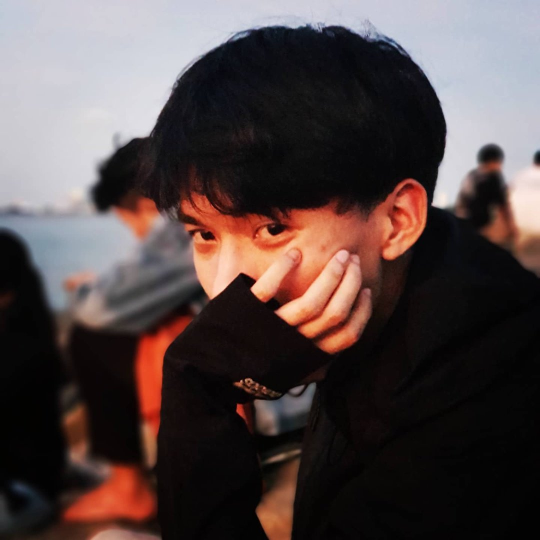
#> input picture TEST/anh.jpg, 1080 x 1080 px (shown at 1/2 size)
$ python CNN1.py
#> lines starting #> are read from the running program, lines starting #| are printed output that depends on the picture; long printed decimals are rounded
import cv2
import numpy as np
import matplotlib.pyplot as plt

img = cv2.imread("./anh.jpg")
#> img is the input picture: shape (1080, 1080, 3); mean B, G, R 69, 69.9, 83.1
img=cv2.resize(img,(400,400))
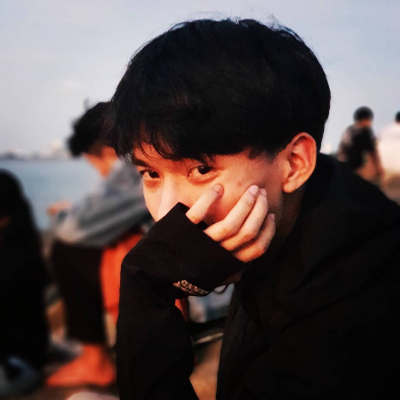
#> img: shape (400, 400, 3); mean B, G, R 69, 69.8, 83
img=cv2.cvtColor(img,cv2.COLOR_BGR2GRAY)
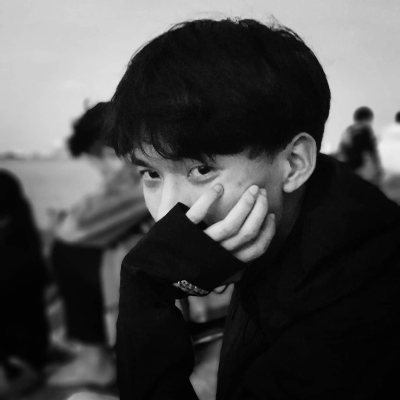
#> img: shape (400, 400); min 1, max 238, mean 73.7

def conv2d(input,kenelSize):
    height,width = input.shape
    kenel=np.random.randn(kenelSize,kenelSize)
    result=np.zeros((height-kenelSize+1,width-kenelSize+1))
    def getROI():
        for row in range(height-kenelSize+1):
            for col in range(width-kenelSize+1):
                roi = input[row:row+kenelSize,col:col+kenelSize]
                yield roi , row,col
    def operate():
        for roi,row,col in getROI():
            result[row,col]=np.sum(roi*kenel)
    operate()
    return result

# [6 lines of commented-out code are left out]
class Conv2d:
    def __init__(self,input,numOfKenel=3,kenelSize=3,padding=0,stride=1) -> None:
#> called with numOfKenel = 8, kenelSize = 3, padding = 10, stride = 1
        self.input=np.pad(input,((padding,padding),(padding,padding)),'constant')
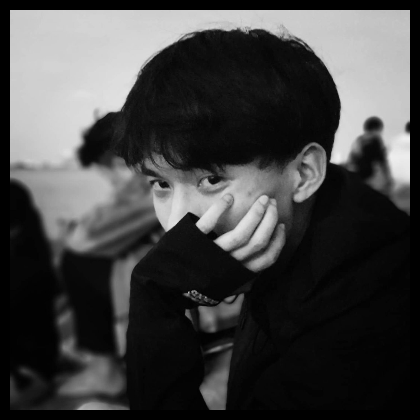
#> self.input: shape (420, 420); min 0, max 238, mean 66.8
        self.stride=stride
        self.kenel =np.random.randn(numOfKenel,kenelSize,kenelSize)

        self.results=np.zeros((int((self.input.shape[0]-self.kenel.shape[1])/self.stride)+1,
                               int((self.input.shape[1]-self.kenel.shape[2])/self.stride)+1,
                               self.kenel.shape[0]))

    def getROI(self):
        for row in range(int((self.input.shape[0]-self.kenel.shape[1])/self.stride)+1):
            for col in range(int((self.input.shape[1]-self.kenel.shape[2])/self.stride)+1):
                roi = self.input[row*self.stride:row*self.stride+self.kenel.shape[1],
                                 col*self.stride:col*self.stride+self.kenel.shape[2]]
                yield row,col,roi
    def operate(self):
        for layer in range(self.kenel.shape[0]):
            for row,col ,roi in self.getROI():
                self.results[row,col,layer] = np.sum(roi*self.kenel[layer])
        return self.results
class Relu:
    def __init__(self,input) -> None:
        self.input=input
        self.result=np.zeros((self.input.shape[0],self.input.shape[1],self.input.shape[2]))

    def operate(self):
        for layer in range(self.input.shape[2]):
            for row in range(self.input.shape[0]):
                for col in range(self.input.shape[1]):
                    self.result[row,col,layer]= 0 if self.input[row,col,layer] < 0 else self.input[row,col,layer]
        return self.result

class LeakyRelu:
    def __init__(self,input) -> None:
        self.input=input
        self.result=np.zeros((self.input.shape[0],self.input.shape[1],self.input.shape[2]))

    def operate(self):
        for layer in range(self.input.shape[2]):
            for row in range(self.input.shape[0]):
                for col in range(self.input.shape[1]):
                    self.result[row,col,layer]= 0.1*self.input[row,col,layer] if self.input[row,col,layer] < 0 else self.input[row,col,layer]
        return self.result
class MaxPooling:
    def __init__(self,input,poolingSize) -> None:
        self.input=input
        self.poolingSize=poolingSize
        self.result=np.zeros((int(self.input.shape[0]/self.poolingSize),
                              int(self.input.shape[1]/self.poolingSize),
                              self.input.shape[2]))
    def operate(self):
        for layer in range(self.input.shape[2]):
            for row in range(int(self.input.shape[0]/self.poolingSize)):
                for col in range(int(self.input.shape[1]/self.poolingSize)):
                    self.result[row,col,layer]=np.max(self.input[row*self.poolingSize:row*self.poolingSize+self.poolingSize,
                                                          col*self.poolingSize:col*self.poolingSize+self.poolingSize,
                                                          layer])
        return self.result
class Solfmax:
    def __init__(self,input,nodes) -> None:
        self.input=input
        self.nodes=nodes
        # y =w0+w(i)*x
        self.flatten=self.input.flatten()
        self.weight = np.random.randn(self.flatten.shape[0])/self.flatten.shape[0]
        self.bias=np.random.randn(nodes)
    def operate(self):
        totals=np.dot(self.flatten,self.weight)+self.bias
#> totals = [1.77, 1.59, -0.309, 2.38, 0.644, -0.52, 2.4, 1.7, -0.591, 1.88]
        exp=np.exp(totals)
#> exp = [5.87, 4.88, 0.734, 10.79, 1.9, 0.595, 11.03, 5.46, 0.554, 6.58]
        return exp/np.sum(exp)
conv2d = Conv2d(img,numOfKenel=8,kenelSize=3,padding=10,stride=1)

img_gray_conv2d=conv2d.operate()
img_gray_conv2d_relu=LeakyRelu(img_gray_conv2d).operate()
img_gray_conv2d_maxpooling=MaxPooling(img_gray_conv2d_relu,3).operate()
solfmax = Solfmax(img_gray_conv2d_maxpooling,10)
print(solfmax.operate())
#| [0.1212 0.1009  0.01518 0.223 0.03937  0.01229
#|  0.228 0.1128 0.01144 0.1359]
# [6 lines of commented-out code are left out]
